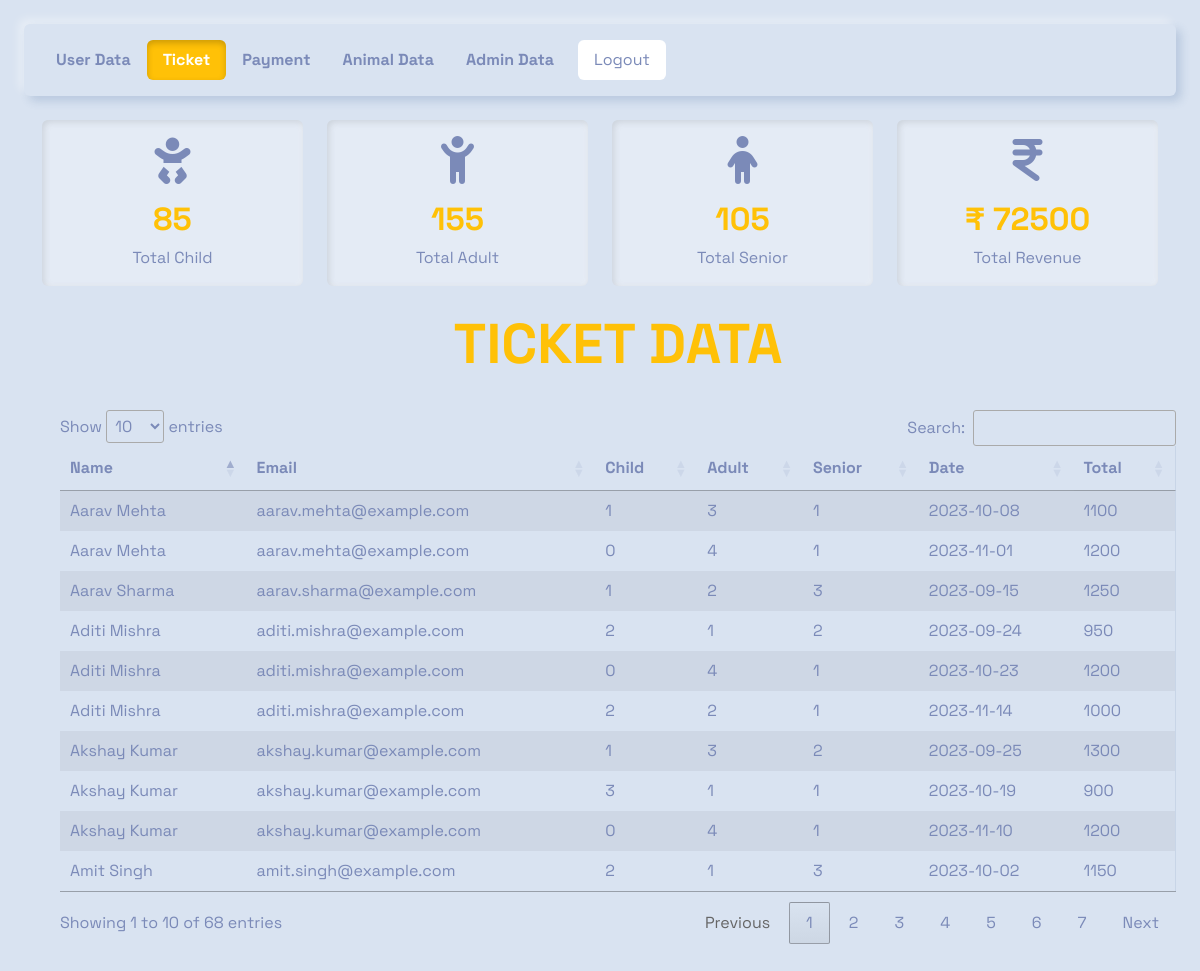
Screenshot of /admin/ticket.php with the database file from the repository.
### tables this page shows
CREATE TABLE `ticket` (
  `name` varchar(50) NOT NULL,
  `email` varchar(50) NOT NULL,
  `child` varchar(50) NOT NULL,
  `adult` varchar(50) NOT NULL,
  `senior` varchar(50) NOT NULL,
  `date` varchar(50) NOT NULL,
  `total` varchar(50) NOT NULL
);

### admin/ticket.php (the view, shortened to what this page needs)
<?php
include "../database/connect.php";
?>
<!DOCTYPE html>
<html lang="en">
<head>
    <link rel="stylesheet" href="../css/admin_style.css">
    <link rel="stylesheet" href="../css/adminbootstrap.min.css">
    <link rel="stylesheet" href="https://cdn.datatables.net/1.13.6/css/jquery.dataTables.min.css">
    <link rel="stylesheet" href="https://cdn.datatables.net/1.13.6/css/dataTables.bootstrap4.min.css">
    <link rel="stylesheet" href="https://cdnjs.cloudflare.com/ajax/libs/font-awesome/6.4.2/css/all.min.css"
 />
</head>
<body>
    <div class="m-lg-4">
        <ul class="nav nav-pills">
            <li class="nav-item">
                <a class="nav-link  fw-bold" href="index.php">User Data</a>
            </li>
            <li class="nav-item">
                <a class="nav-link active bg-warning fw-bold" href="ticket.php">Ticket</a>
            </li>
            <li class="nav-item">
                <a class="nav-link fw-bold" href="payment.php">Payment</a>
            </li>
            <li class="nav-item">
                <a class="nav-link fw-bold" href="animal.php">Animal Data</a>
            </li>
            <li class="nav-item">
                <a class="nav-link fw-bold" href="admin.php">Admin Data</a>
            </li>
            <form method="POST">
                <button type="submit" name="logout" class="nav-link mx-2 text-font bg-white">Logout</button>
            </form>
        </ul>
    </div>
    <div class="container">
        <div class="row">
            <div class="col-md-3">
                <div class="card text-center">
                    <i class="fas fa-baby fa-3x mt-3"></i>
                    <h2 class="card-title mt-3 fw-bold text-warning">
                        <?php
                        $select = "SELECT SUM(child) AS total_child FROM ticket;";
                        $result = $cn->query($select);
                        if ($result) {
                            $row = $result->fetch_assoc();
                            $totalChild = $row['total_child'];
                            echo $totalChild;
                        } else {
                            echo "Error in query: ";
                        }
                        ?>
                    </h2>
                    <p class="card-text mb-3">Total Child</p>
                </div>
            </div>
            <div class="col-md-3">
                <div class="card text-center">
                    <i class="fas fa-child-reaching fa-3x mt-3"></i>
                    <h2 class="card-title mt-3 fw-bold text-warning">
                        <?php
                        $select = "SELECT SUM(adult) AS total_adult FROM ticket;";
                        $result = $cn->query($select);
                        if ($result) {
                            $row = $result->fetch_assoc();
                            $totalAdult = $row['total_adult'];
                            echo $totalAdult;
                        }
                        ?>
                    </h2>
                    <p class="card-text mb-3">Total Adult</p>
                </div>
            </div>
            <div class="col-md-3">
                <div class="card text-center">
                    <i class="fas fa-child fa-3x mt-3 "></i>
                    <h2 class="card-title mt-3 fw-bold text-warning">
                        <?php
                        $select = "SELECT SUM(senior) AS total_senior FROM ticket;";
                        $result = $cn->query($select);
                        if ($result) {
                            $row = $result->fetch_assoc();
                            $totalSenior = $row['total_senior'];
                            echo $totalSenior;
                        }
                        ?>
                    </h2>
                    <p class="card-text mb-3">Total Senior</p>
                </div>
            </div>
            <div class="col-md-3">
                <div class="card text-center">
                    <i class="fas fa-inr fa-3x mt-3"></i>
                    <h2 class="card-title mt-3 fw-bold text-warning">&#8377;
                    <?php
                        $select = "SELECT SUM(total) AS total_total FROM ticket;";
                        $result = $cn->query($select);
                        if ($result) {
                            $row = $result->fetch_assoc();
                            $totalTotal = $row['total_total'];
                            echo $totalTotal;
                        }
                        ?>
                    </h2>
                    <p class="card-text mb-3">Total Revenue</p>
                </div>
            </div>
        </div>
    </div>
    <br>
    <div class="container mx-5">
        <div>
            <h1 class="display-4 text-center fw-bolder text-warning">TICKET DATA</h1>
        </div>
        <br>
        <table id="myTable" class="table table-bordered table-striped">
            <thead>
                <tr>
                    <th>Name</th>
                    <th>Email</th>
                    <th>Child</th>
                    <th>Adult</th>
                    <th>Senior</th>
                    <th>Date</th>
                    <th>Total</th>
                </tr>
            </thead>
            <tbody>
                <?php
                $select = "SELECT * FROM `ticket`";
                $result = $cn->query($select);
                while ($row = mysqli_fetch_array($result)) {
                    ?>
                    <tr>
                        <td>
                            <?php echo $row['name']; ?>
                        </td>
                        <td>
                            <?php echo $row['email']; ?>
                        </td>
                        <td>
                            <?php echo $row['child']; ?>
                        </td>
                        <td>
                            <?php echo $row['adult']; ?>
                        </td>
                        <td>
                            <?php echo $row['senior']; ?>
                        </td>
                        <td>
                            <?php echo $row['date']; ?>
                        </td>
                        <td>
                            <?php echo $row['total']; ?>
                        </td>
                    </tr>
                    <?php
                }
                ?>
            </tbody>
        </table>
    </div>
    <br><br>
</body>
</html>

### css/admin_style.css (style rules this page uses)
* { font-family: "Space Grotesk", sans-serif; }
.text-font { font-family: "Space Grotesk", sans-serif; }

### rows the page displays
ticket: name "Aarav Sharma", email "aarav.sharma@example.com", child "1", adult "2", senior "3", date "2023-09-15", total "1250"
ticket: name "Aditi Mishra", email "aditi.mishra@example.com", child "2", adult "1", senior "2", date "2023-09-24", total "950"
ticket: name "Akshay Kumar", email "akshay.kumar@example.com", child "1", adult "3", senior "2", date "2023-09-25", total "1300"
ticket: name "Amit Singh", email "amit.singh@example.com", child "2", adult "1", senior "3", date "2023-10-02", total "1150"
ticket: name "Aarav Mehta", email "aarav.mehta@example.com", child "1", adult "3", senior "1", date "2023-10-08", total "1100"
ticket: name "Akshay Kumar", email "akshay.kumar@example.com", child "3", adult "1", senior "1", date "2023-10-19", total "900"
ticket: name "Aditi Mishra", email "aditi.mishra@example.com", child "0", adult "4", senior "1", date "2023-10-23", total "1200"
ticket: name "Aarav Mehta", email "aarav.mehta@example.com", child "0", adult "4", senior "1", date "2023-11-01", total "1200"
ticket: name "Akshay Kumar", email "akshay.kumar@example.com", child "0", adult "4", senior "1", date "2023-11-10", total "1200"
ticket: name "Aditi Mishra", email "aditi.mishra@example.com", child "2", adult "2", senior "1", date "2023-11-14", total "1000"

### other values shown
$totalChild "85"
$totalAdult "155"
$totalSenior "105"
$totalTotal "72500"
